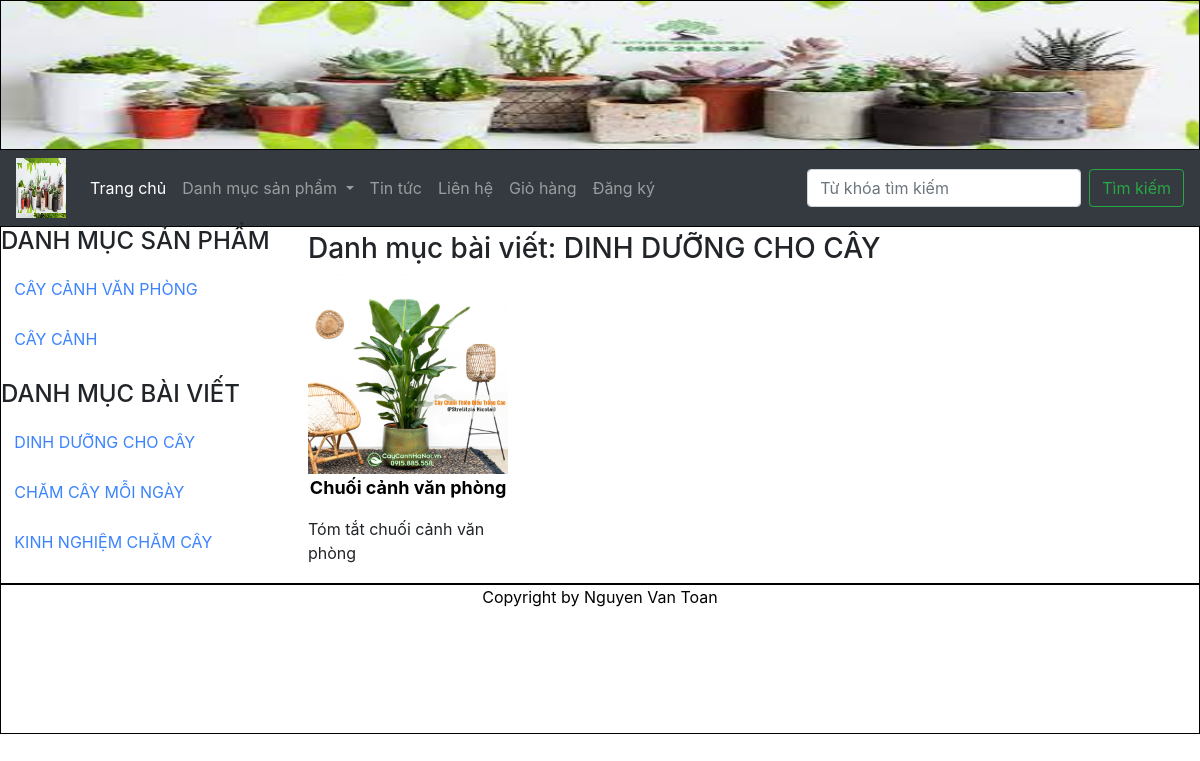
The app's page /index.php?quanly=danhmucbaiviet&id=4 with its own data.
### tables this page shows
CREATE TABLE `tbl_danhmuc` (
  `maDanhMuc` int(11) NOT NULL,
  `tenDanhMuc` varchar(100) NOT NULL,
  `thutu` int(11) NOT NULL
);

CREATE TABLE `tbl_danhmucbaiviet` (
  `id_baiviet` int(11) NOT NULL,
  `tendanhmuc_baiviet` varchar(255) NOT NULL,
  `thutu` int(11) NOT NULL
);

CREATE TABLE `tbl_baiviet` (
  `id` int(11) NOT NULL,
  `tenbaiviet` varchar(255) NOT NULL,
  `noidung` longtext NOT NULL,
  `tomtat` longtext NOT NULL,
  `id_danhmuc` int(11) NOT NULL,
  `hinhanh` varchar(255) NOT NULL,
  `tacgia` varchar(50) NOT NULL,
  `tinhtrang` int(11) NOT NULL
);

### pages/main/danhmucbaiviet.php (the view)
<?php
    $sql_bv= "SELECT * from tbl_baiviet where tbl_baiviet.id_danhmuc = '$_GET[id]' order by id desc";
    $query_bv = mysqli_query($mysqli,$sql_bv);
    $sql_cate = "SELECT * from tbl_danhmucbaiviet where tbl_danhmucbaiviet.id_baiviet = '$_GET[id]' limit 1";
    $query_cate = mysqli_query($mysqli,$sql_cate);
    $row_title = mysqli_fetch_array($query_cate);
?>
<h3>Danh mục bài viết: <span style="text-align: center; text-transform: uppercase;"><?php echo $row_title['tendanhmuc_baiviet']; ?></span> </h3>
<div class="row">
    <?php
    while($row_bv = mysqli_fetch_array($query_bv)){
    ?>
    <div class="col-md-3 col-sm-6">
        <a href="index.php?quanly=baiviet&id=<?php echo $row_bv['id'] ?>">
            <img class="img img-responsive" width="100%" src="admincp/modules/quanlybaiviet/uploads/<?php echo $row_bv['hinhanh'] ?>" alt="">
            <p class="title_product"><?php echo $row_bv['tenbaiviet'] ?></p>
        </a>
        <p class="title_product"><?php echo $row_bv['tomtat'] ?></p>
    </div>
    <?php
    }
    ?>
</div>

### pages/sidebar/sidebar.php
<h4>DANH MỤC SẢN PHẨM</h4>
<ul class="list_sidebar">
    <?php
    $sql_danhmuc = "SELECT * from tbl_danhmuc order by maDanhMuc asc";
    $query_danhmuc = mysqli_query($mysqli,$sql_danhmuc);
    while($row = mysqli_fetch_array($query_danhmuc)){
    ?>
    <li  style="text-transform: uppercase;"><a href="index.php?quanly=danhmucsanpham&id=<?php echo $row['maDanhMuc'] ?>"><?php echo $row['tenDanhMuc'] ?></a></li>
    <?php
    }
    ?>
</ul>
<h4>DANH MỤC BÀI VIẾT</h4>
<ul class="list_sidebar">
    <?php
    $sql_danhmucbv = "SELECT * from tbl_danhmucbaiviet order by id_baiviet asc";
    $query_danhmucbv = mysqli_query($mysqli,$sql_danhmucbv);
    while($row = mysqli_fetch_array($query_danhmucbv)){
    ?>
    <li style="text-transform: uppercase;"><a href="index.php?quanly=danhmucbaiviet&id=<?php echo $row['id_baiviet'] ?>"><?php echo $row['tendanhmuc_baiviet'] ?></a></li>
    <?php
    }
    ?>
</ul>

### css/style.css (style rules this page uses)
body { margin: 0; padding: 0; }
ul.list_sidebar { padding: 0; width: 100%; list-style: none; }
ul.list_sidebar li { padding-right: 10px; }
ul.list_sidebar li a { font-size: 16px; text-decoration: none; color: rgb(59, 131, 255); line-height: 50px; margin-left: 5%; }
p.title_product { text-align: center; color: #000; font-size: 18px; font-weight: bold; }

### records on screen
tbl_danhmuc: tenDanhMuc "CÂY CẢNH VĂN PHÒNG"
tbl_danhmuc: tenDanhMuc "CÂY CẢNH"
tbl_danhmucbaiviet: tendanhmuc_baiviet "DINH DƯỠNG CHO CÂY"
tbl_danhmucbaiviet: tendanhmuc_baiviet "CHĂM CÂY MỖI NGÀY"
tbl_danhmucbaiviet: tendanhmuc_baiviet "KINH NGHIỆM CHĂM CÂY"
tbl_baiviet: hinhanh (picture), tenbaiviet "Chuối cảnh văn phòng", tomtat "Tóm tắt chuối cảnh văn phòng"
